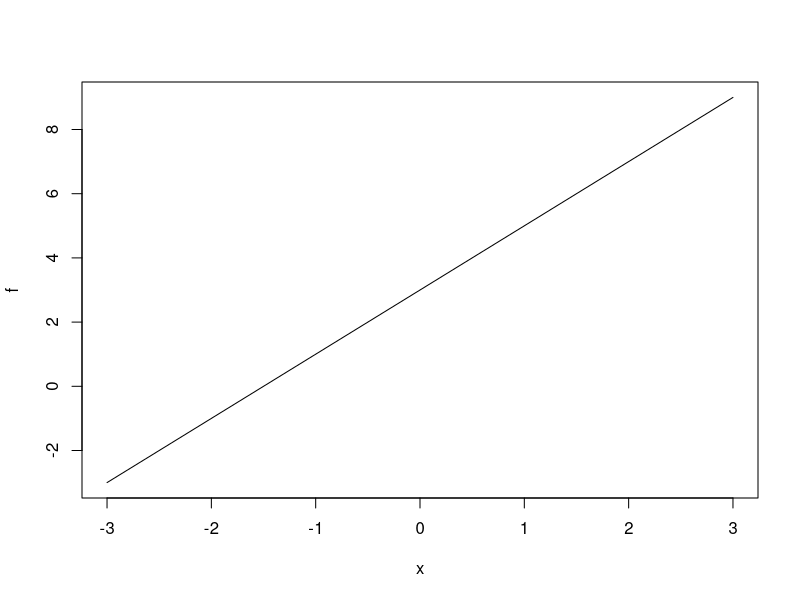
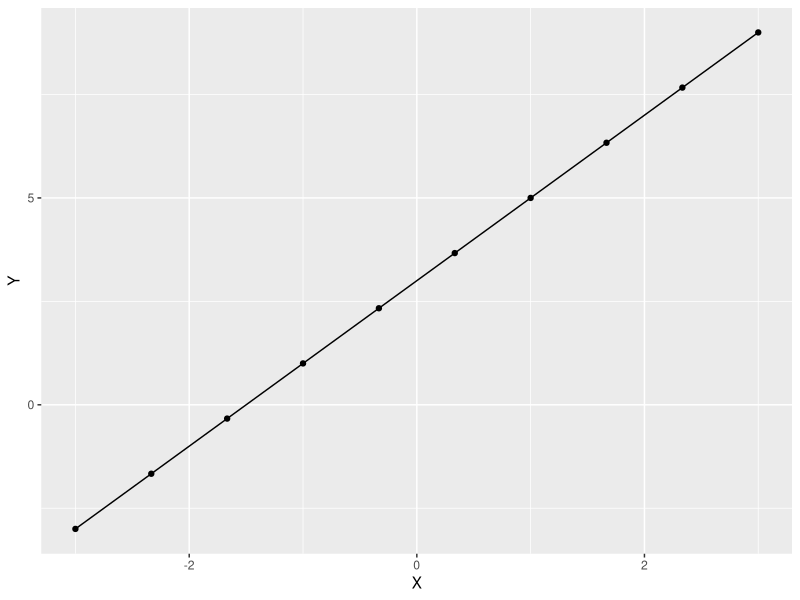

These charts were generated, in order, by the following R code:
## ---- chunk 1
# 毎回実行する
library(tidyverse)
library(caret)
## ---- chunk 2
a <- 2
b <- 3
a + b # 計算
## ---- chunk 3
c <- a + b # 計算結果の割り当て
c          # 結果の表示
## ---- chunk 4
(c <- a + b)
## ---- chunk 5
s <- "abcde" # 'abc'でもよい。

substr(x = s, start = 2, stop = 3) # 部分文字列（その1）
substr(s, 2, 3)                    # 部分文字列（その2）
s %>% substr(start = 2, stop = 3)  # 部分文字列（その3）
## ---- chunk 6
t <- "fgh"
paste(s, t, sep = ':') # 文字列の連結
## ---- chunk 7
vec1 <- c(1, 1, 2, 3, 5)
## ---- chunk 8
length(vec1) # 要素数
## ---- chunk 9
vec1[3] # 特定の要素
## ---- chunk 10
vec1 + 10 # ベクトルに数を足す。
## ---- chunk 11
vec1 * 10 # ベクトルに数を掛ける。
## ---- chunk 12
vec2 <- c(1, 10, 100, 1000, 10000)
vec1 + vec2 # ベクトル同士の足し算。
## ---- chunk 13
vec1 * vec2 # ベクトル同士の掛け算。（内積ではない）
## ---- chunk 14
vec1 %*% vec2 # ベクトルの内積
## ---- chunk 15
1:10
## ---- chunk 16
seq(from = 0, to = 1, by = 0.1)
## ---- chunk 17
seq(from = 0, to = 1, length.out = 10)
## ---- chunk 18
mean(vec1)   # 平均
var(vec1)    # （不偏）分散
sd(vec1)     # 標準偏差
median(vec1) # 中央値
## ---- chunk 19
psych::describe(vec1) # まとめて計算する。
## ---- chunk 20
scores <- c('A', 'B', 'C', 'A', 'B')
scores
## ---- chunk 21
scores <- factor(c('A', 'B', 'C', 'A', 'B'))
scores
## ---- chunk 22
# 方法1
people <- tribble(
  ~名前, ~身長, ~体重,
  "A",   160,   60,
  "B",   170,   70,
  "C",   189,   80
)
people
## ---- chunk 23
# 方法2
people <- data.frame(
  名前 = c("A", "B", "C"),
  身長 = c(160, 170, 180),
  体重 = c(60, 70, 80))
people
## ---- chunk 24
people[2,]       # 1行（結果はデータフレーム）

people[c(2, 3),] # 複数行（結果はデータフレーム）

people$名前               # 1列（結果はベクトル！）

people %>% select("名前") # 1列（結果はデータフレーム） 

people[, c(1, 2)]                 # 複数列（その1）

people %>% select("身長", "体重") # 複数列（その2）
## ---- chunk 25
people$身長 = c(161, 171, 181) # 列の更新（その1）
people$体重 = people$体重 + 1  # 列の更新（その2）
people

people$成績 = c(70, 80, 90)   # 列の追加
people
## ---- chunk 26
new_row <- data.frame(名前 = "D", 身長 = 190, 体重 = 90, 成績 = 100) # 新しい行

people %>% rbind(new_row)           # 行の追加（新しいデータフレームができる）
people

people <- people %>% rbind(new_row) # 行の追加（既存のデータフレームの更新）
people
## ---- chunk 27
people[-2,]       # 1行削除

people[-c(2, 3),] # 複数行削除

people[-(people$名前 == "B"), ] # 条件を満たす行の削除

people[, -1] # 1列削除

people[, -c(1, 2)]    # 複数列削除（1列しか残らない場合，結果はデータフレーム）

people[, -c(1, 2, 3)] # 複数列削除（1列しか残らない場合，結果はベクトル！）

people[, colnames(people) != "身長"]                 # 列名を指定して1列削除

people[, !(colnames(people) %in% c("身長", "体重"))] # 列名を指定して複数列削除
## ---- chunk 28
mean(people$身長)       # 列ごとに計算
psych::describe(people) # まとめて計算
## ---- chunk 29
f <- function(x) { 2 * x + 3 }
## ---- chunk 30
# その1
plot(f, from = -3, to = 3)
## ---- chunk 31
# その2
my_data <- data.frame(X = seq(from = -3, to = 3, length.out = 10))
my_data$Y <- f(my_data$X)
head(my_data)
## ---- chunk 32
ggplot(data = my_data,                # 対象データ 
       mapping = aes(x = X, y = Y)) + # x座標とy座標の指定
  geom_point() +                      # 散布図
  geom_line()                         # 折れ線グラフ
